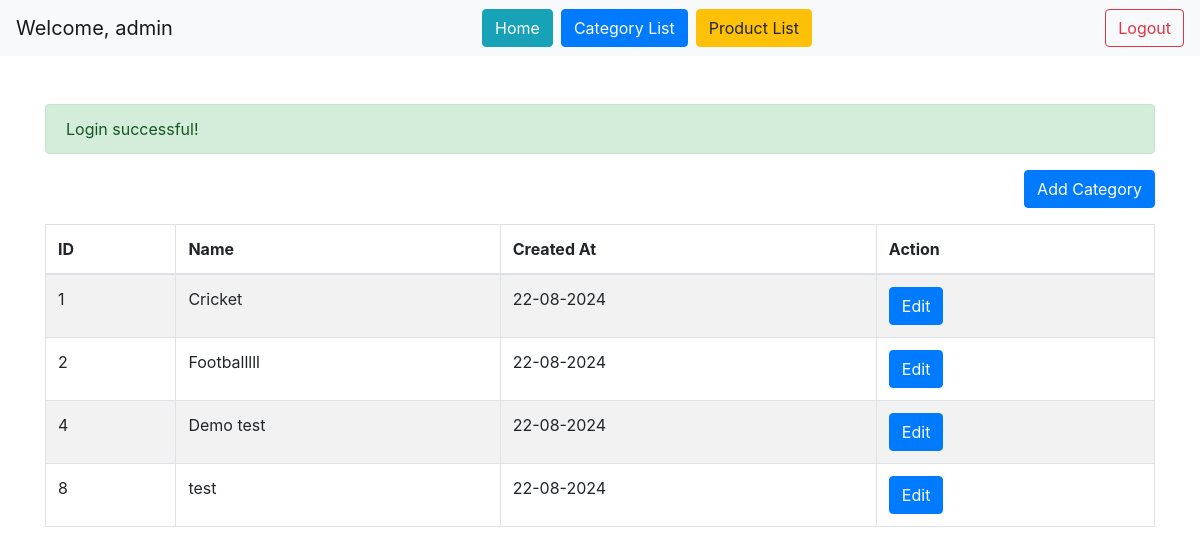
The app's page /public/list-categories (signed in) with its own data.
### tables this page shows
CREATE TABLE `categories` (
  `id` int(11) NOT NULL,
  `name` varchar(100) NOT NULL,
  `created_at` timestamp NOT NULL DEFAULT current_timestamp()
);

### app/controllers/CategoryController.php (called while the page is built, shortened)
<?php
require_once __DIR__ . '/../models/Category.php';
class CategoryController
{
	private $db;
	public function __construct()
	{
		$database = new Database();
		$this->db = $database->connect();
	}
	public function list()
	{
		$category = new Category($this->db);
		$result = $category->read();
		include __DIR__ . '/../views/list_categories.php';
	}
}

### config/database.php (called while the page is built, shortened)
<?php
class Database
{
	private $host = 'localhost';
	private $db_name = 'ace';
	private $username = 'root';
	private $password = '';
	public function connect()
	{
		$this->conn = null;
		try {
			$this->conn = new PDO("mysql:host=" . $this->host . ";dbname=" . $this->db_name, $this->username, $this->password);
			$this->conn->setAttribute(PDO::ATTR_ERRMODE, PDO::ERRMODE_EXCEPTION);
		} catch (PDOException $e) {
			echo "Connection error: " . $e->getMessage();
		}
		return $this->conn;
	}
}

### app/models/Category.php (called while the page is built, shortened)
<?php
require_once __DIR__ . '/../../config/database.php';
class Category
{
	private $conn;
	private $table = 'categories';
	public function __construct($db)
	{
		$this->conn = $db;
	}
	public function read()
	{
		$query = "SELECT * FROM " . $this->table;
		$stmt = $this->conn->prepare($query);
		$stmt->execute();
		return $stmt;
	}
}

### app/views/list_categories.php (the view, shortened to what this page needs)
<?php
include "layouts/header.php";
?>
<section>
	<div class="add_category text-right mb-3">
		<a href="/ace_practical/public/create-category" class="btn btn-primary">Add Category</a>
	</div>
	<table id="category_list" class="table table-striped table-bordered" style="width:100%">
		<thead>
			<tr>
				<th>ID</th>
				<th>Name</th>
				<th>Created At</th>
				<th>Action</th>
			</tr>
		</thead>
		<tbody>
			<?php while ($row = $result->fetch(PDO::FETCH_ASSOC)): ?>
				<tr>
					<td><?= $row['id']; ?></td>
					<td><?= $row['name']; ?></td>
					<td><?= date("d-m-Y", strtotime($row['created_at'])); ?></td>
					<td><a href="/ace_practical/public/edit-category?id=<?= $row['id']; ?>" class="btn btn-primary mr-2">Edit</a></td>
				</tr>
			<?php endwhile; ?>
		</tbody>
	</table>
</section>
<?php
include "layouts/footer.php";
?>

### records on screen
categories: id "1", name "Cricket", created_at "22-08-2024"
categories: id "2", name "Footballlll", created_at "22-08-2024"
categories: id "4", name "Demo test", created_at "22-08-2024"
categories: id "8", name "test", created_at "22-08-2024"

### other values on screen
$_SESSION["username"] "admin"
$flash['message'] "Login successful!"
